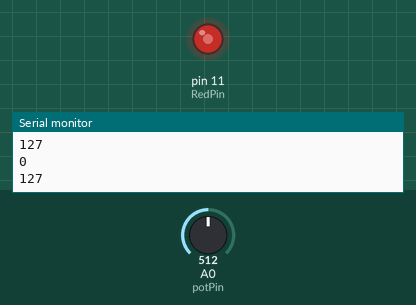
This sketch was run on a simulated Arduino Uno, built with avr-gcc and run on an emulated ATmega328P. On the bench: output pins drawn as LEDs (lit = HIGH), the last lines printed to the serial monitor. The test bench sets the inputs (shaded band); at power-on: A0 (potPin) = 512.

Above: at 1.2 s.
1.3 s: A0 (potPin) set to 716
At 2.8 s:
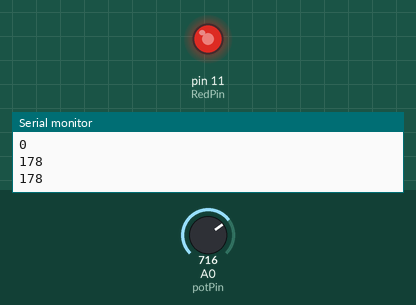
4.3 s: A0 (potPin) set to 900
7.3 s: A0 (potPin) set to 122
At 8.8 s:
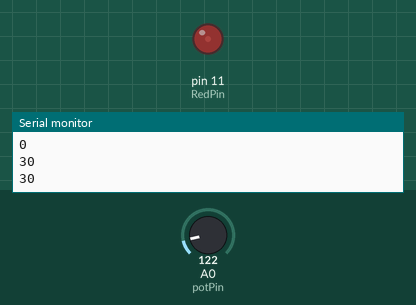
10.3 s: A0 (potPin) set to 510
Timing chart, 0 to 14.3 s (numbered marks = the images above; inputs shaded):
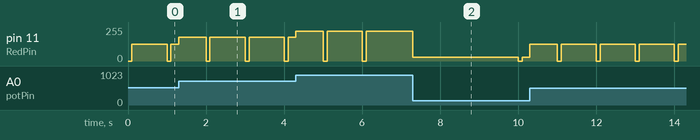

Measured:
- after the input at 7.3 s, pin 11 (RedPin): 224/255 → 30/255 at once, → 0/255 2.7 s later, → 30/255 0.10 s later

The sketch:

potentiometer.ino
```cpp
#define RedPin 11
#define potPin A0
unsigned long noteTime = millis();
unsigned long note1Time = millis();
int valueOf8bit;
boolean ledState = false;
void setup() {
  // put your setup code here, to run once:
  Serial.begin(115200);
  pinMode(RedPin, OUTPUT);

}

void loop() {
  // put your main code here, to run repeatedly:
  doSomeThing();
  blinkLed();
}

void doSomeThing() {

  unsigned long currentTime = millis();
  if((currentTime - noteTime) >= 100){
    noteTime = currentTime;

    int potValue = analogRead(potPin);
    valueOf8bit = (float)potValue / 1023 * 255;
    Serial.println(valueOf8bit);
    analogWrite(RedPin, valueOf8bit);
  }

}

void blinkLed(){
  unsigned long currentTime = millis();
  if((currentTime-note1Time) >= 500){
    note1Time = currentTime;
      Serial.println(digitalRead(RedPin));
      if(ledState == false){
        analogWrite(RedPin,valueOf8bit);
        ledState = true;
      }else{
        digitalWrite(RedPin,LOW);
        ledState = false;
      }
  }
}
```
